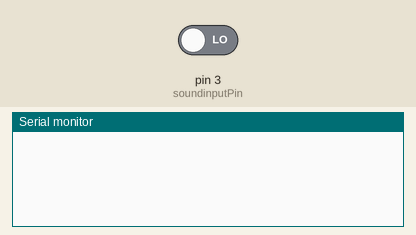
A sketch run on a simulated Arduino Uno, built with avr-gcc and run on an emulated ATmega328P. Shown: the last lines printed to the serial monitor. The inputs (shaded band) are chosen by the test bench; at power-on: pin 3 (soundinputPin) LOW.

Above: at 1.2 s.
1.3 s: pin 3 (soundinputPin) driven HIGH
At 1.9 s:
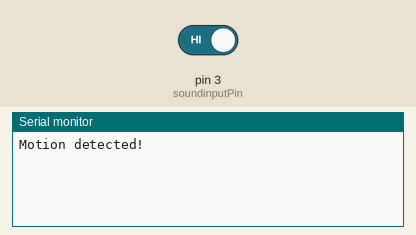
2.8 s: pin 3 (soundinputPin) driven LOW
At 4.3 s:
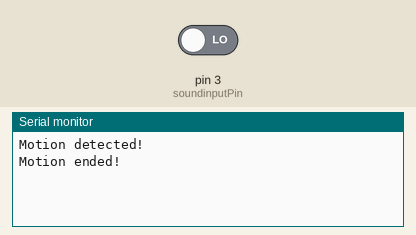

Measured:
- after the input at 1.3 s, the serial monitor: prints a new line at once (image 1)
- after the input at 2.8 s, the serial monitor: prints a new line at once (image 2)

The sketch:

MICROFON.ino
```cpp
long soundTime=0; // время 1-го хлопка
int soundinputPin = 3;               // choose the input pin (for PIR sensor)
int soundState = LOW;             // we start, assuming no motion detected
int soundval = 0;                    // variable for reading the pin status

void setup() {

  pinMode(soundinputPin, INPUT);     // declare sensor as input

  Serial.begin(9600);
}

void loop(){
  soundval = digitalRead(soundinputPin);  // read input value
  if (soundval == HIGH) {            // check if the input is HIGH
    if (soundState == LOW) {
      // we have just turned on
      long secondSoundTime=millis(); // лучше измерить один раз для if
      if((millis()>soundTime) && ((secondSoundTime-soundTime)>500) && ((secondSoundTime-soundTime)<1500))  {

      Serial.println("Motion detected!");

      }
            soundTime=millis();
      // We only want to print on the output change, not state
      soundState = HIGH;
    }
  } else {
    if (soundState == HIGH){
      // we have just turned of
      Serial.println("Motion ended!");

      // We only want to print on the output change, not state
      soundState = LOW;
    }
  }
}
```
